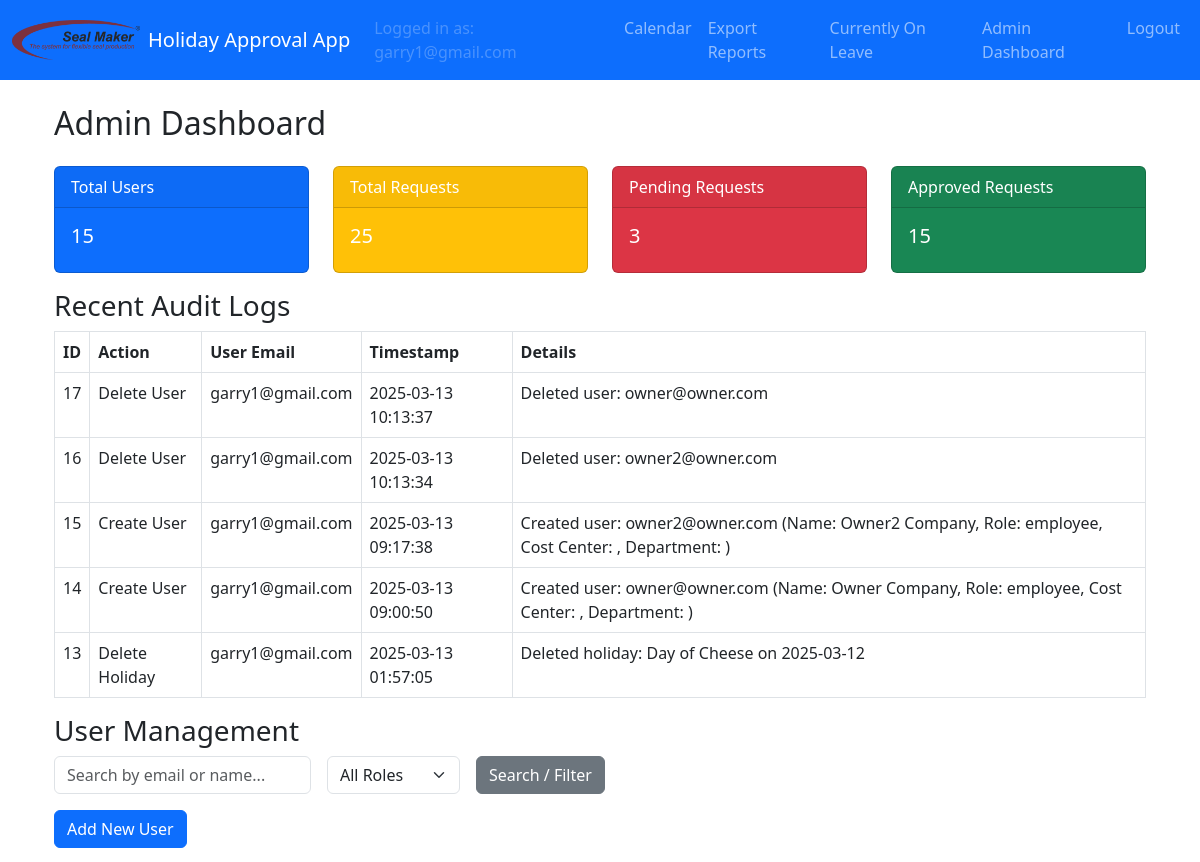
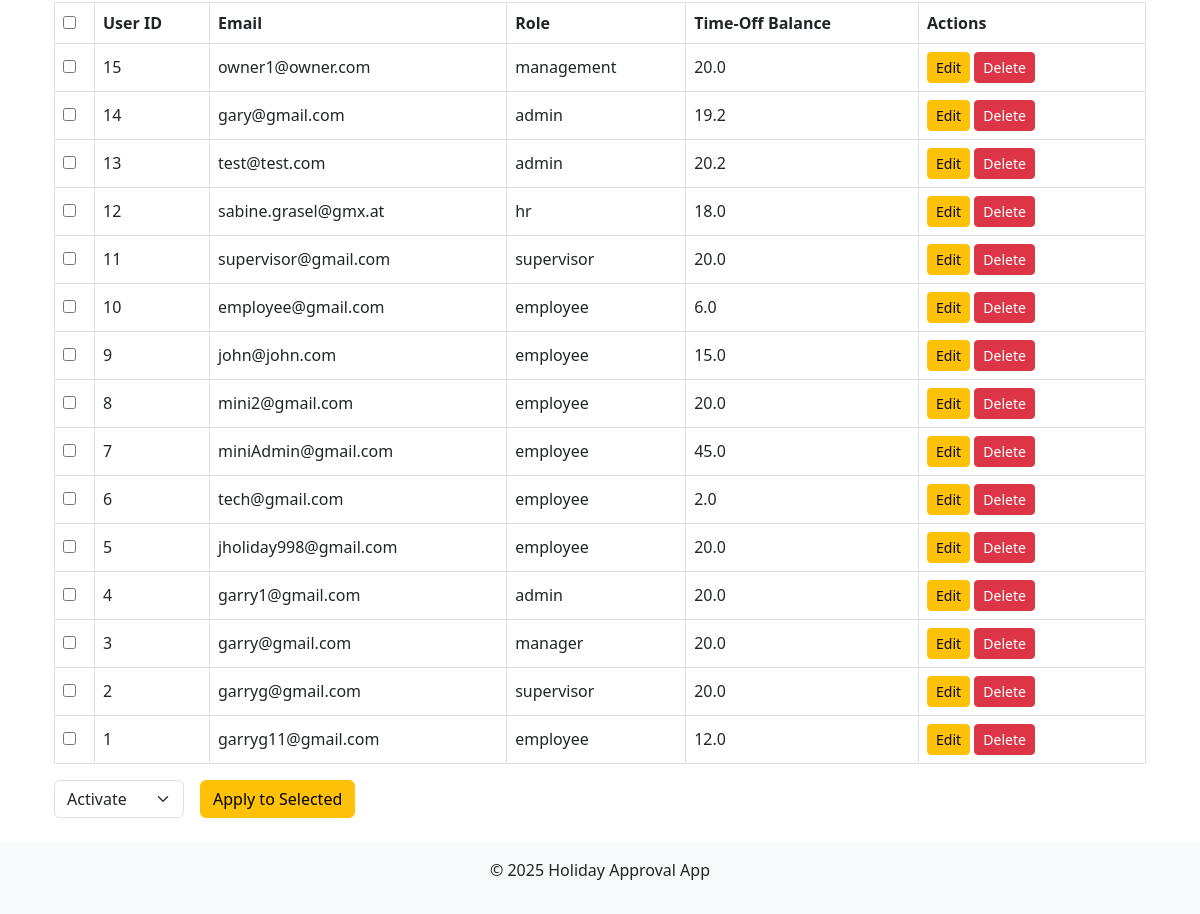
Page /admin/dashboard (signed in) on the committed database (2 pictures, top to bottom).
### models.py (models this page shows, shortened)
class User(UserMixin, db.Model):
    id = db.Column(db.Integer, primary_key=True)
    email = db.Column(db.String(120), unique=True, nullable=False)
    name = db.Column(db.String(120), nullable=True)           # Full name field
    cost_center = db.Column(db.String(50), nullable=True)       # Cost center field
    password_hash = db.Column(db.String(128), nullable=False)
    role = db.Column(db.String(20), nullable=False)             # Roles: employee, supervisor, manager, admin, hr, sub-admin
    time_off_balance = db.Column(db.Float, nullable=False, default=20.0, server_default="20.0")
    active = db.Column(db.Boolean, nullable=False, default=True, server_default="1")
    department = db.Column(db.String(100), nullable=True)       # Department field
    force_password_reset = db.Column(db.Boolean, nullable=False, default=False, server_default="0")

class AuditLog(db.Model):
    id = db.Column(db.Integer, primary_key=True)
    action = db.Column(db.String(200), nullable=False)
    timestamp = db.Column(db.DateTime, default=datetime.utcnow)
    user_email = db.Column(db.String(120), nullable=False)
    details = db.Column(db.Text)

### admin/routes.py (the view)
@admin_bp.route('/dashboard', methods=['GET'])
@login_required
@admin_required
def dashboard():
    total_users = User.query.count()
    total_requests = HolidayRequest.query.count()
    pending_requests = HolidayRequest.query.filter_by(status='pending').count()
    approved_requests = HolidayRequest.query.filter_by(status='approved').count()
    audit_logs = AuditLog.query.order_by(AuditLog.timestamp.desc()).limit(5).all()
    search_term = request.args.get('search', '').strip()
    role_filter = request.args.get('role', '').strip()
    query = User.query
    if search_term:
        like_pattern = f"%{search_term}%"
        query = query.filter((User.email.ilike(like_pattern)) | (User.name.ilike(like_pattern)))
    if role_filter:
        query = query.filter_by(role=role_filter)
    users_list = query.order_by(User.id.desc()).all()
    return render_template(
        'admin_dashboard.html',
        total_users=total_users,
        total_requests=total_requests,
        pending_requests=pending_requests,
        approved_requests=approved_requests,
        audit_logs=audit_logs,
        users=users_list
    )

### admin/routes.py (called while the page is built)
def admin_required(func):
    @wraps(func)
    def wrapper(*args, **kwargs):
        if current_user.role not in ['admin', 'sub-admin']:
            flash("Access denied: Admins only.", "danger")
            return redirect(url_for('main.calendar'))
        return func(*args, **kwargs)
    return wrapper

### app.py (called while the page is built)
def create_app():
    app = Flask(__name__)
    app.config.from_object(Config)
    db.init_app(app)
    migrate.init_app(app, db)
    login_manager.init_app(app)
    bcrypt.init_app(app)
    mail.init_app(app)
    login_manager.login_view = 'auth.login'
    @login_manager.user_loader
    def load_user(user_id):
        return User.query.get(int(user_id))
    from auth.routes import auth_bp
    from main.routes import main_bp
    from admin.routes import admin_bp
    from hr.routes import hr_bp
    app.register_blueprint(auth_bp)
    app.register_blueprint(main_bp)
    app.register_blueprint(admin_bp)
    app.register_blueprint(hr_bp)
    return app

### templates/admin_dashboard.html (shortened to what this page needs)
{% extends "layout.html" %}
{% block content %}
<div class="container">
  <h2 class="mb-4">Admin Dashboard</h2>
  <div class="row">
    <div class="col-md-3">
      <div class="card text-white bg-primary mb-3">
        <div class="card-header">Total Users</div>
        <div class="card-body">
          <h5 class="card-title">{{ total_users }}</h5>
        </div>
      </div>
    </div>
    <div class="col-md-3">
      <div class="card text-white bg-warning mb-3">
        <div class="card-header">Total Requests</div>
        <div class="card-body">
          <h5 class="card-title">{{ total_requests }}</h5>
        </div>
      </div>
    </div>
    <div class="col-md-3">
      <div class="card text-white bg-danger mb-3">
        <div class="card-header">Pending Requests</div>
        <div class="card-body">
          <h5 class="card-title">{{ pending_requests }}</h5>
        </div>
      </div>
    </div>
    <div class="col-md-3">
      <div class="card text-white bg-success mb-3">
        <div class="card-header">Approved Requests</div>
        <div class="card-body">
          <h5 class="card-title">{{ approved_requests }}</h5>
        </div>
      </div>
    </div>
  </div>
  <h3>Recent Audit Logs</h3>
  {% if audit_logs %}
    <table class="table table-bordered">
      <thead>
        <tr>
          <th>ID</th>
          <th>Action</th>
          <th>User Email</th>
          <th>Timestamp</th>
          <th>Details</th>
        </tr>
      </thead>
      <tbody>
        {% for log in audit_logs %}
        <tr>
          <td>{{ log.id }}</td>
          <td>{{ log.action }}</td>
          <td>{{ log.user_email }}</td>
          <td>{{ log.timestamp.strftime('%Y-%m-%d %H:%M:%S') }}</td>
          <td>{{ log.details }}</td>
        </tr>
        {% endfor %}
      </tbody>
    </table>
  {% else %}
    <p>No audit logs available.</p>
  {% endif %}
  <h3>User Management</h3>
  <form class="row g-3 mb-3" method="GET" action="{{ url_for('admin.dashboard') }}">
    <div class="col-auto">
      <input type="text" name="search" class="form-control" placeholder="Search by email or name..." value="{{ request.args.get('search', '') }}">
    </div>
    <div class="col-auto">
      <select name="role" class="form-select">
        <option value="">All Roles</option>
      </select>
    </div>
    <div class="col-auto">
      <button type="submit" class="btn btn-secondary">Search / Filter</button>
    </div>
  </form>
  <a href="{{ url_for('admin.new_user') }}" class="btn btn-primary mb-3">Add New User</a>
  {% if users %}
    <form method="POST" action="{{ url_for('admin.bulk_user_action') }}">
      <table class="table table-bordered align-middle">
        <thead>
          <tr>
            <th style="width: 40px;">
              <input type="checkbox" id="select-all" onclick="toggleAllCheckboxes(this)" title="Select / Deselect All">
            </th>
            <th>User ID</th>
            <th>Email</th>
            <th>Role</th>
            <th>Time-Off Balance</th>
            <th style="min-width: 150px;">Actions</th>
          </tr>
        </thead>
        <tbody>
          {% for user in users %}
          <tr>
            <td>
              <input type="checkbox" name="user_ids" value="{{ user.id }}">
            </td>
            <td>{{ user.id }}</td>
            <td>{{ user.email }}</td>
            <td>{{ user.role }}</td>
            <td>{{ user.time_off_balance }}</td>
            <td>
              <a href="{{ url_for('admin.edit_user', user_id=user.id) }}" class="btn btn-warning btn-sm">Edit</a>
              <form action="{{ url_for('admin.delete_user', user_id=user.id) }}" method="POST" style="display:inline;">
                <button type="submit" class="btn btn-danger btn-sm" onclick="return confirm('Delete this user?');">Delete</button>
              </form>
            </td>
          </tr>
          {% endfor %}
        </tbody>
      </table>
      <div class="row g-3 mb-3">
        <div class="col-auto">
          <select name="action" class="form-select">
            <option value="activate">Activate</option>
          </select>
        </div>
        <div class="col-auto">
          <button type="submit" class="btn btn-warning">Apply to Selected</button>
        </div>
      </div>
    </form>
  {% else %}
    <p>No users found.</p>
  {% endif %}
</div>
{% endblock %}

### templates/layout.html (shortened to what this page needs)
<!doctype html>
<html lang="en">
  <head>
    <link
      href="https://cdn.jsdelivr.net/npm/bootstrap@5.3.0/dist/css/bootstrap.min.css"
      rel="stylesheet"
    >
    <link rel="stylesheet" href="{{ url_for('static', filename='css/styles.css') }}">
  </head>
  <body>
    <nav class="navbar navbar-expand-lg navbar-dark bg-primary">
      <div class="container-fluid">
        <a class="navbar-brand d-flex align-items-center" href="{{ url_for('main.calendar') }}">
          <img
            src="{{ url_for('static', filename='img/logo.png') }}"
            alt="Company Logo"
            height="40"
            class="me-2"
          >
          <span>Holiday Approval App</span>
        </a>
        <div class="collapse navbar-collapse" id="navbarSupportedContent">
          <ul class="navbar-nav ms-auto">
            {% if current_user.is_authenticated %}
              <li class="nav-item">
                <span class="nav-link disabled">
                  Logged in as: {{ current_user.email }}
                </span>
              </li>
              <li class="nav-item">
                <a class="nav-link" href="{{ url_for('main.calendar') }}">Calendar</a>
              </li>
              <li class="nav-item">
                <a class="nav-link" href="{{ url_for('main.export_reports') }}">Export Reports</a>
              </li>
              <li class="nav-item">
                <a class="nav-link" href="{{ url_for('main.currently_on_leave') }}">Currently On Leave</a>
              </li>
              {% if current_user.role == 'employee' %}
                <li class="nav-item">
                  <a class="nav-link" href="{{ url_for('main.new_holiday_request') }}">Request</a>
                </li>
                <li class="nav-item">
                  <a class="nav-link" href="{{ url_for('main.employee_dashboard') }}">Employee Dashboard</a>
                </li>
              {% elif current_user.role == 'supervisor' %}
                <li class="nav-item">
                  <a class="nav-link" href="{{ url_for('main.supervisor_dashboard') }}">Supervisor Dashboard</a>
                </li>
              {% elif current_user.role == 'manager' %}
                <li class="nav-item">
                  <a class="nav-link" href="{{ url_for('main.manager_dashboard') }}">Manager Dashboard</a>
                </li>
              {% elif current_user.role == 'admin' %}
                <li class="nav-item">
                  <a class="nav-link" href="{{ url_for('admin.dashboard') }}">Admin Dashboard</a>
                </li>
              {% elif current_user.role == 'hr' %}
                <li class="nav-item">
                  <a class="nav-link" href="{{ url_for('hr.dashboard') }}">HR Dashboard</a>
                </li>
              {% elif current_user.role == 'management' %}
                <li class="nav-item">
                  <a class="nav-link" href="{{ url_for('main.management_dashboard') }}">Management Dashboard</a>
                </li>
              {% endif %}
              <li class="nav-item">
                <a class="nav-link" href="{{ url_for('auth.logout') }}">Logout</a>
              </li>
            {% else %}
              <li class="nav-item">
                <a class="nav-link" href="{{ url_for('auth.login') }}">Login</a>
              </li>
            {% endif %}
          </ul>
        </div>
      </div>
    </nav>
    <div class="container my-4">
      {% block content %}{% endblock %}
    </div>
    <footer class="bg-light text-center p-3">
      <div class="container">
        <p>&copy; 2025 Holiday Approval App</p>
      </div>
    </footer>
  </body>
</html>

### static/css/styles.css (style rules this page uses)
:root { --bs-primary: #800020; }

### rows in the picture
User: email "garry1@gmail.com", id "4", role "admin", time_off_balance "20.0"
AuditLog: id "17", action "Delete User", user_email "garry1@gmail.com", timestamp "2025-03-13 10:13:37", details "Deleted user: owner@owner.com"
AuditLog: id "16", action "Delete User", user_email "garry1@gmail.com", timestamp "2025-03-13 10:13:34", details "Deleted user: owner2@owner.com"
AuditLog: id "15", action "Create User", user_email "garry1@gmail.com", timestamp "2025-03-13 09:17:38", details "Created user: owner2@owner.com (Name: Owner2 Company, Role: employee, Cost Center: , Department: )"
AuditLog: id "14", action "Create User", user_email "garry1@gmail.com", timestamp "2025-03-13 09:00:50", details "Created user: owner@owner.com (Name: Owner Company, Role: employee, Cost Center: , Department: )"
AuditLog: id "13", action "Delete Holiday", user_email "garry1@gmail.com", timestamp "2025-03-13 01:57:05", details "Deleted holiday: Day of Cheese on 2025-03-12"
User: id "15", email "owner1@owner.com", role "management", time_off_balance "20.0"
User: id "14", email "gary@gmail.com", role "admin", time_off_balance "19.2"
User: id "13", email "test@test.com", role "admin", time_off_balance "20.2"
User: id "12", email "sabine.grasel@gmx.at", role "hr", time_off_balance "18.0"
User: id "11", email "supervisor@gmail.com", role "supervisor", time_off_balance "20.0"
User: id "10", email "employee@gmail.com", role "employee", time_off_balance "6.0"
User: id "9", email "john@john.com", role "employee", time_off_balance "15.0"
User: id "8", email "mini2@gmail.com", role "employee", time_off_balance "20.0"
User: id "7", email "miniAdmin@gmail.com", role "employee", time_off_balance "45.0"
User: id "6", email "tech@gmail.com", role "employee", time_off_balance "2.0"
User: id "5", email "jholiday998@gmail.com", role "employee", time_off_balance "20.0"
User: id "3", email "garry@gmail.com", role "manager", time_off_balance "20.0"
User: id "2", email "garryg@gmail.com", role "supervisor", time_off_balance "20.0"
User: id "1", email "garryg11@gmail.com", role "employee", time_off_balance "12.0"

### other values in the picture
{{ total_users }} "15"
{{ total_requests }} "25"
{{ pending_requests }} "3"
{{ approved_requests }} "15"
